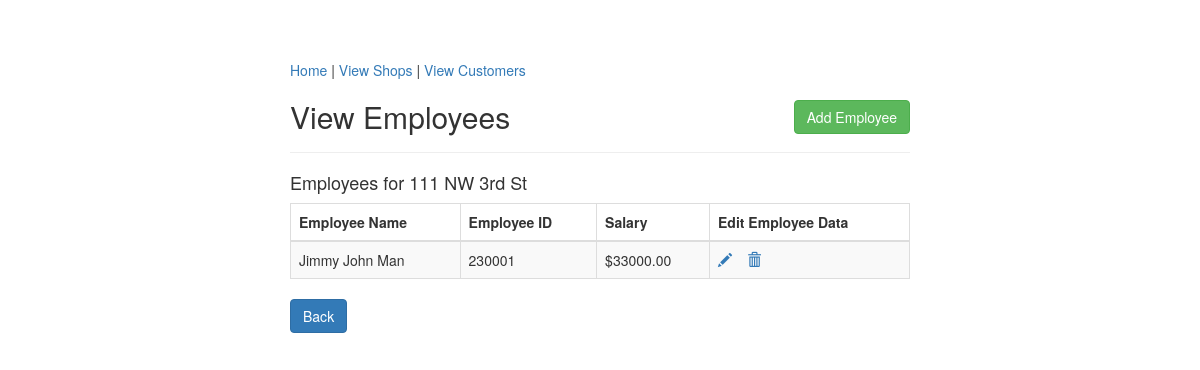
Page /viewEmployee.php?shop_address=111 NW 3rd St on the earlier database version.
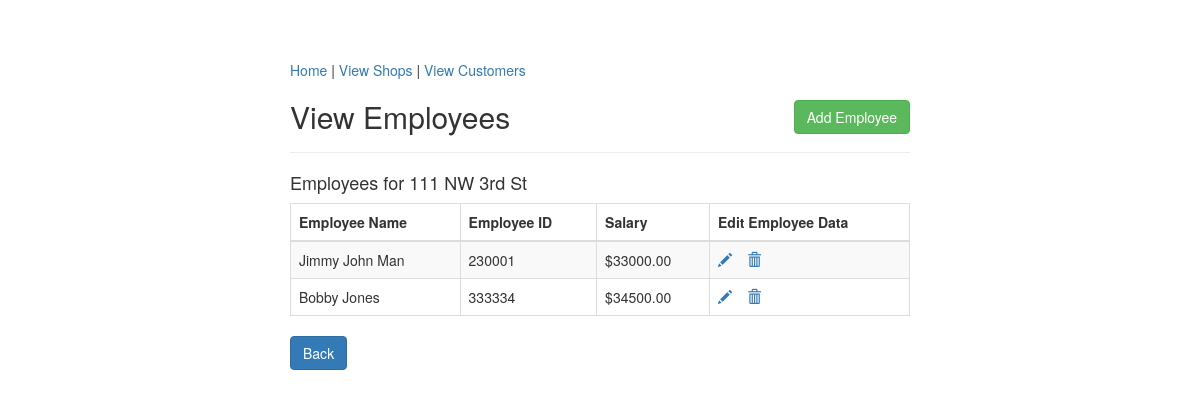
Same page on the later database version.
### tables this page shows
CREATE TABLE `fp_employee` (
  `employee_id` int(11) NOT NULL,
  `salary` int(11) NOT NULL,
  `e_name` varchar(30) NOT NULL,
  `shop_address` varchar(30) DEFAULT NULL
);

### viewEmployee.php (the view, shortened to what this page needs)
<?php
    require_once "config.php";
?>
<!DOCTYPE html>
<html lang="en">
<head>
    <link rel="stylesheet" href="https://maxcdn.bootstrapcdn.com/bootstrap/3.3.7/css/bootstrap.css">
</head>
<body>
    <div class="wrapper">
        <div class="container-fluid">
            <div class="row">
                <div class="col-md-12">
                    <div class="page-header clearfix">
                        <nav>
                            <a href="index.php">Home</a> |
                            <a href="viewShops.php">View Shops</a> |
                            <a href="viewCustomers.php">View Customers</a>
                        </nav>
                        <h2 class="pull-left">View Employees</h2>
						<a href="createEmployee.php" class="btn btn-success pull-right">Add Employee</a>
                    </div>
<?php
if(isset($_SESSION["shop_address"]) ){
    $sql = "SELECT * FROM fp_employee WHERE shop_address = ? ";
    if($stmt = mysqli_prepare($link, $sql)){
        mysqli_stmt_bind_param($stmt, "s", $param_addy);
       $param_addy = $_SESSION["shop_address"];
        if(mysqli_stmt_execute($stmt)){
            $result = mysqli_stmt_get_result($stmt);
			echo "<h4> Employees for ". $param_addy ."</h4><p>";
			if(mysqli_num_rows($result) > 0){
				echo "<table class='table table-bordered table-striped'>";
                    echo "<thead>";
                        echo "<tr>";
				echo "<th>Employee Name</th>";
				echo "<th>Employee ID</th>";
				echo "<th>Salary</th>";
				echo "<th>Edit Employee Data</th>";
                        echo "</tr>";
                    echo "</thead>";
                    echo "<tbody>";
                    while($row = mysqli_fetch_array($result)){
                        echo "<tr>";
			echo "<td>" . $row['e_name'] . "</td>";
			echo "<td>" . $row['employee_id'] . "</td>";
			echo "<td>$" . $row['salary'] . ".00</td>";
						echo "<td>";
						  echo "<a href='updateEmployee.php?employee_id=". $row['employee_id'] ."' title='Update Employee' data-toggle='tooltip'><span class='glyphicon glyphicon-pencil'></span></a>";
                          echo "<a href='deleteEmployee.php?employee_id=". $row['employee_id'] ."' title='Delete Employee' data-toggle='tooltip'><span class='glyphicon glyphicon-trash'></span></a>";
                        echo "</td>";
						echo "</tr>";
                    }
                    echo "</tbody>";
                echo "</table>";
			} else {
				echo "No Employees. ";
			}
        } else{
            header("location: error.php");
            exit();
        }
    }
} else{
    header("location: error.php");
    exit();
}
?>
	<p><a href="viewShops.php" class="btn btn-primary">Back</a></p>
    </div>
   </div>
  </div>
</div>
</body>
</html>

Differences in the rows shown:
added fp_employee: e_name "Bobby Jones", employee_id "333334", salary "34500"
